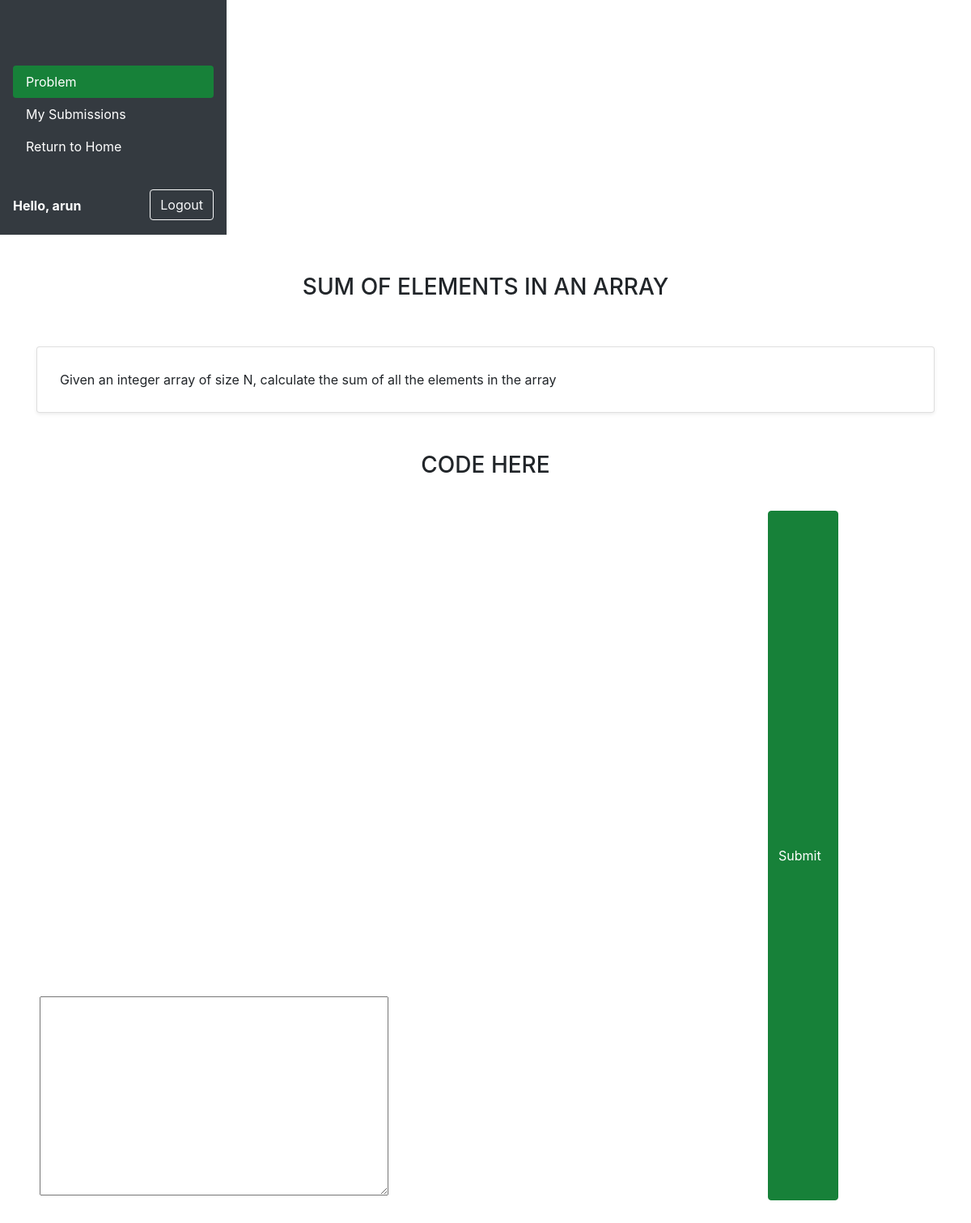
The page /problem/1/ (signed in) on the database its author committed.
### online_judge/models.py (models this page shows, shortened)
class Problem(models.Model):
    name = models.CharField(max_length=200, unique=True)
    desc = models.TextField()
    difficulty = models.CharField(max_length=200)
    inputFile = models.CharField(max_length=500)
    outputFile = models.CharField(max_length=500)

### online_judge/views.py (the view)
# urls.py: path('problem/<int:pk>/', views.problemPage, name='problem'),
@login_required(login_url='login')
def problemPage(request, pk):
    username = request.user
    user = User.objects.get(username=username)
    problem = Problem.objects.get(id=pk)
    submissions = Submission.objects.filter(problemID=problem.id, userID=user.id).order_by("-timestamp")
    context = {'problem':problem, 'username':request.user.username, 'submissions':submissions}
    return render(request, 'problem-desc-page.html', context)

### templates/problem-desc-page.html (shortened to what this page needs)
<!DOCTYPE html>
<html lang="en">
<head>
  <link rel="stylesheet" href="https://cdn.jsdelivr.net/npm/bootstrap@4.6.1/dist/css/bootstrap.min.css" />
  <link rel="stylesheet" href="https://cdnjs.cloudflare.com/ajax/libs/intro.js/4.3.0/introjs.min.css" />
  <link rel="stylesheet" href="https://d1lrk9cp1c3gxw.cloudfront.net/static/main/assets/css/base.css" />
  <link rel="stylesheet" href="https://cdnjs.cloudflare.com/ajax/libs/highlight.js/9.15.6/styles/atom-one-dark.min.css" />
  <link rel="stylesheet" href="https://cdn.datatables.net/1.11.4/css/dataTables.bootstrap4.min.css" />
</head>
<body>
  <div class="vertical-nav d-flex flex-column flex-shrink-0 p-3 text-white bg-dark overflow-hidden" id="sidebar" style="width: 280px;">
    <a href="/" class="d-flex align-items-center mb-3 mb-md-0 me-md-auto text-white text-decoration-none">
      <svg class="bi me-2" width="40" height="32"><use xlink:href="#bootstrap"></use></svg>
    </a>
    <ul class="nav nav-pills flex-column mb-auto">
      <li class="nav-item">
        <a id="problems-tab" data-toggle="tab" href="#problems" role="tab" aria-controls="problems" aria-selected="true"
            class="nav-link text-white active">Problem</a>
      </li>
      <li>
        <a id="submissions-tab" data-toggle="tab" href="#submissions" role="tab" aria-controls="submissions" aria-selected="false"
            class="nav-link text-white">My Submissions</a>
      </li>
      <li class="nav-item">
        <a id="some-tab" href="/" role="tab" aria-controls="problems" aria-selected="false"
            class="nav-link text-white">Return to Home</a>
      </li>
    </ul>
    <div class="d-flex justify-content-between">
      <div class="dropdown">
        <a href="#" class="d-flex align-items-center text-white text-decoration-none py-2" id="dropdownUser1" data-bs-toggle="dropdown" aria-expanded="false">
          <strong>Hello, {{username}}</strong>
        </a>
      </div>
      <div class="text-end float-right">
        <a href=" {% url 'logout' %} "><button type="button" class="btn btn-outline-light me-2">Logout</button></a>
      </div>
    </div>
  </div>
  <div class="page-content mt-5" id="content">
    <div class="container">
      <div class="row">
        <div class="col-sm-12">
          <h3 class="text-center text-uppercase mb-4 opacity-h">{{problem.name}}</h3>
          <div id="myTab1Content" class="tab-content">
            <div id="problems" role="tabpanel" aria-labelledby="problems-tab" class="tab-pane fade py-4 show active">
              <div class="card shadow-sm mt-2 p-2 opacity-h">
                <div class="card-body">
                  {{problem.desc}}
                </div>
              </div>
              <h3 class="text-center text-uppercase mt-5 mb-3 opacity-h">Code Here</h3>
              <form method="post" id="form_" class="ui form" action="/submission/{{problem.id}}/" enctype="multipart/form-data">
                <link href="https://d1lrk9cp1c3gxw.cloudfront.net/static/django_ace/widget.css" type="text/css" media="screen" rel="stylesheet">
                <div class="row m-1">
                <div class="mt-4">
                  <div id="django-box">
                    <div class="django-ace-editor">
                      <div class="django-ace-widget loading" data-behaviours="true" data-editor="" data-fontsize="18px" data-mode="c_cpp" data-readonly="false" data-showgutter="true" data-showinvisibles="false" data-showprintmargin="true" data-theme="twilight" data-usesofttabs="true" style="width:900px; height:600px"><div></div></div><textarea name="code" cols="40" rows="10" maxlength="25000" id="id_code"></textarea></div></div>
                </div>
                <button class="btn btn-danger mt-4" type="submit">Submit</button>
              </form>
            </div>
            </div>
          </div>
        </div>
      </div>
    </div>
</body>
</html>

### templates/problem-desc-page.html (style rules this page uses)
.btn-danger, .btn-danger:hover { color: white !important; background-color: #178139 !important; border-color: #178139 !important; }
.nav-pills .nav-link.active, .nav-pills .show>.nav-link { color: white !important; background-color: #178139; }

### rows shown on the page
Problem: name "SUM OF ELEMENTS IN AN ARRAY", desc "Given an integer array of size N, calculate the sum of all the elements in the array"

### other values the page prints
{{ username }} "arun"
